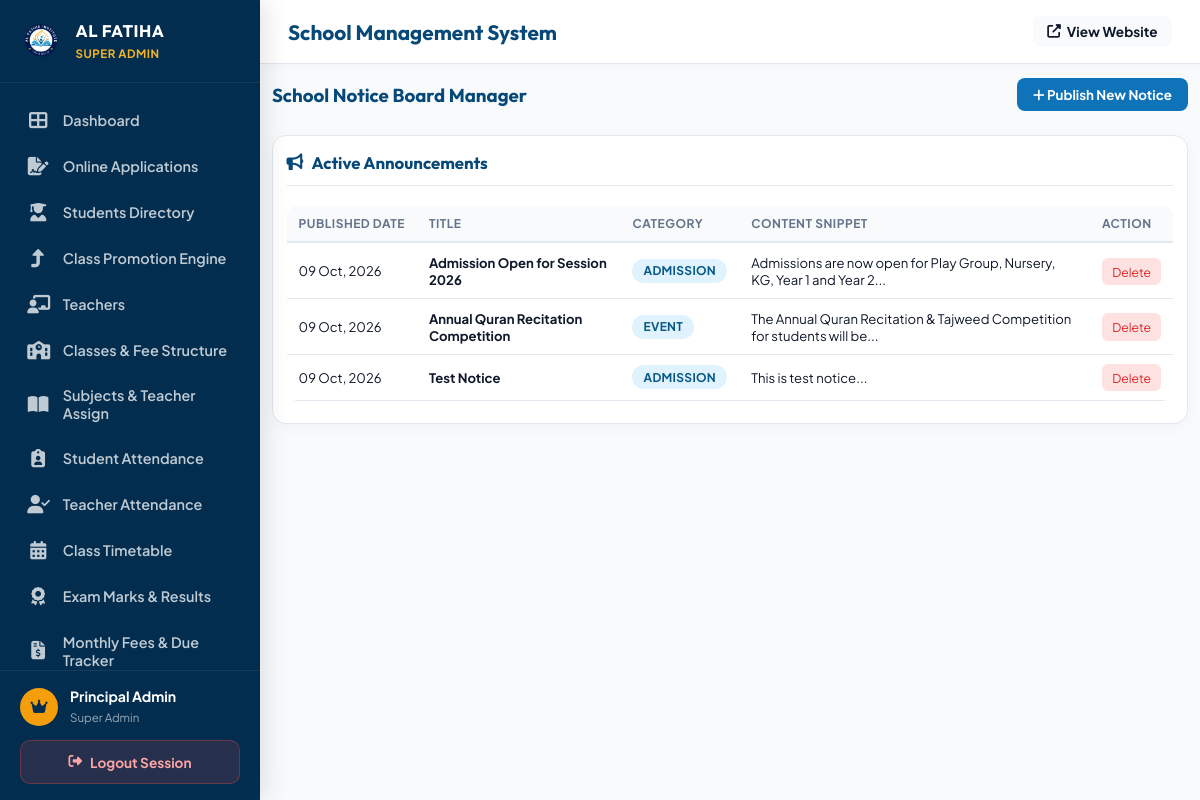
The page /admin/notices.php (signed in) on the database its author committed.
### tables this page shows
CREATE TABLE `notices` (
  `id` int(11) NOT NULL AUTO_INCREMENT,
  `title` varchar(200) NOT NULL,
  `category` varchar(50) NOT NULL DEFAULT 'General',
  `content` text NOT NULL,
  `target` enum('all','parent','teacher') DEFAULT 'all',
  `published_date` date NOT NULL,
  PRIMARY KEY (`id`)
);

### includes/functions.php (called while the page is built, shortened)
<?php
function format_date($dateStr) {
    return date('d M, Y', strtotime($dateStr));
}

### admin/notices.php (the view, shortened to what this page needs)
<?php
require_once __DIR__ . '/layout.php';
$db = get_db_connection();
$notices = $db->query("SELECT * FROM notices ORDER BY published_date DESC")->fetchAll();
?>
<div style="display: flex; justify-content: space-between; align-items: center; margin-bottom: 1.5rem;">
  <h3 style="font-family: 'Outfit', sans-serif; color: var(--admin-primary-dark); margin: 0;">School Notice Board Manager</h3>
  <button class="btn" style="background: var(--admin-primary); color: #ffffff; padding: 0.5rem 1rem; border-radius: 8px; font-weight: 700; border: none; cursor: pointer;" onclick="openModal('addNoticeModal')">
    <i class="fas fa-plus"></i> Publish New Notice
  </button>
</div>
<div class="card-box">
  <div class="card-header">
    <h3 class="card-title"><i class="fas fa-bullhorn"></i> Active Announcements</h3>
  </div>
  <div class="table-responsive">
    <table class="data-table">
      <thead>
        <tr>
          <th>Published Date</th>
          <th>Title</th>
          <th>Category</th>
          <th>Content Snippet</th>
          <th>Action</th>
        </tr>
      </thead>
      <tbody>
        <?php foreach ($notices as $n): ?>
          <tr>
            <td><?= format_date($n['published_date']) ?></td>
            <td><strong><?= htmlspecialchars($n['title']) ?></strong></td>
            <td><span class="badge badge-info"><?= htmlspecialchars($n['category']) ?></span></td>
            <td><?= htmlspecialchars(substr($n['content'], 0, 70)) ?>...</td>
            <td>
              <a href="notices.php?delete=<?= $n['id'] ?>" class="btn" style="background: #fee2e2; color: #dc2626; padding: 0.25rem 0.6rem; font-size: 0.78rem; border-radius: 6px; text-decoration: none;" onclick="return confirm('Delete notice?')">Delete</a>
            </td>
          </tr>
        <?php endforeach; ?>
      </tbody>
    </table>
  </div>
</div>
<?php require_once __DIR__ . '/layout_footer.php'; ?>

### assets/css/admin.css (style rules this page uses)
:root { --admin-primary: #0e73b9; --admin-primary-dark: #064878; --admin-deep-navy: #032d4e; --admin-gold: #f3b527; --admin-gold-dark: #cd8707; --admin-bg: #f8fafc; --admin-card: #ffffff; --admin-border: #e2e8f0; --admin-text: #0f172a; --admin-text-muted: #64748b; --sidebar-width: 260px; --header-height: 64px; }
*, *::before, *::after { box-sizing: border-box; }
html, body { margin: 0; padding: 0; width: 100%; overflow-x: hidden; }
body.dashboard-body { font-family: 'Plus Jakarta Sans', sans-serif; background-color: var(--admin-bg); color: var(--admin-text); min-height: 100vh; display: flex; position: relative; -webkit-font-smoothing: antialiased; }
.card-box { background: #ffffff; border-radius: 16px; border: 1px solid var(--admin-border); box-shadow: 0 4px 15px rgba(0, 0, 0, 0.03); padding: 1.5rem; margin-bottom: 1.75rem; box-sizing: border-box; min-width: 0; max-width: 100%; overflow: hidden; }
.card-header { display: flex; justify-content: space-between; align-items: center; margin-bottom: 1.2rem; padding-bottom: 0.85rem; border-bottom: 1px solid var(--admin-border); gap: 0.75rem; flex-wrap: wrap; }
.card-title { font-family: 'Outfit', sans-serif; font-size: 1.15rem; font-weight: 700; color: var(--admin-primary-dark); margin: 0; display: flex; align-items: center; gap: 8px; }
.table-responsive { width: 100%; max-width: 100%; min-width: 0; display: block; overflow-x: auto; -webkit-overflow-scrolling: touch; border-radius: 10px; margin: 0.4rem 0; }
.data-table { width: 100%; border-collapse: collapse; text-align: left; font-size: 0.88rem; }
.data-table th { background: #f8fafc; color: var(--admin-text-muted); font-weight: 700; padding: 0.85rem 1rem; border-bottom: 2px solid var(--admin-border); text-transform: uppercase; font-size: 0.75rem; letter-spacing: 0.5px; white-space: nowrap; }
.data-table td { padding: 0.85rem 1rem; border-bottom: 1px solid var(--admin-border); vertical-align: middle; }
.badge { display: inline-block; padding: 0.28rem 0.7rem; border-radius: 50px; font-size: 0.75rem; font-weight: 700; text-transform: uppercase; letter-spacing: 0.3px; white-space: nowrap; }
.badge-info { background: #e0f2fe; color: #075985; }
.btn { cursor: pointer; border-radius: 8px; transition: all 0.2s ease; font-family: inherit; }
.card-box { padding: 1rem 0.85rem !important; border-radius: 14px !important; margin-bottom: 1.15rem !important; }
.card-header { flex-direction: column !important; align-items: stretch !important; gap: 0.75rem !important; padding-bottom: 0.75rem !important; }
.card-header .card-title { font-size: 1.05rem !important; }
.data-table { min-width: 600px !important; font-size: 0.82rem !important; }
.data-table th, .data-table td { padding: 0.65rem 0.75rem !important; }
.data-table td .btn { padding: 0.35rem 0.65rem !important; font-size: 0.76rem !important; }

### rows shown on the page
notices: published_date "09 Oct, 2026", title "Admission Open for Session 2026", category "ADMISSION", content "Admissions are now open for Play Group, Nursery, KG, Year 1 and Year 2"
notices: published_date "09 Oct, 2026", title "Annual Quran Recitation Competition", category "EVENT", content "The Annual Quran Recitation & Tajweed Competition for students will be"
notices: published_date "09 Oct, 2026", title "Test Notice", category "ADMISSION", content "This is test notice"

### other values the page prints
$user_name "Principal Admin"
